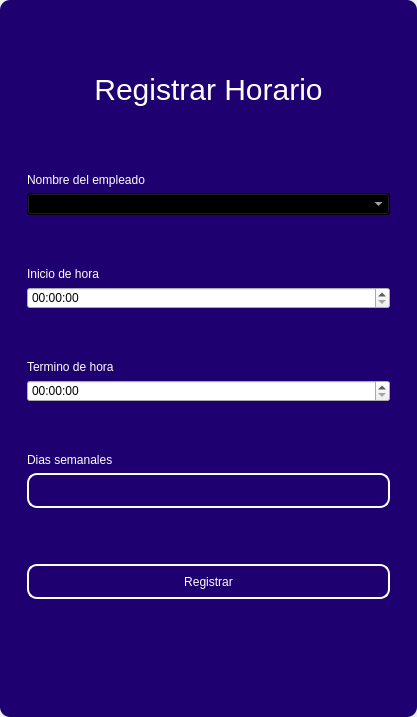
<?xml version="1.0" encoding="UTF-8"?>
<ui version="4.0">
 <class>MainWindow</class>
 <widget class="QMainWindow" name="MainWindow">
  <property name="geometry">
   <rect>
    <x>0</x>
    <y>0</y>
    <width>417</width>
    <height>717</height>
   </rect>
  </property>
  <property name="windowTitle">
   <string>MainWindow</string>
  </property>
  <property name="styleSheet">
   <string notr="true"/>
  </property>
  <widget class="QWidget" name="centralwidget">
   <property name="styleSheet">
    <string notr="true"/>
   </property>
   <layout class="QVBoxLayout" name="verticalLayout">
    <property name="spacing">
     <number>0</number>
    </property>
    <property name="leftMargin">
     <number>0</number>
    </property>
    <property name="topMargin">
     <number>0</number>
    </property>
    <property name="rightMargin">
     <number>0</number>
    </property>
    <property name="bottomMargin">
     <number>0</number>
    </property>
    <item>
     <widget class="QFrame" name="frame">
      <property name="enabled">
       <bool>true</bool>
      </property>
      <property name="styleSheet">
       <string notr="true">QFrame {
	border-radius:10px;
	background-color:#1E0070;
 }
</string>
      </property>
      <property name="frameShape">
       <enum>QFrame::StyledPanel</enum>
      </property>
      <property name="frameShadow">
       <enum>QFrame::Raised</enum>
      </property>
      <layout class="QVBoxLayout" name="verticalLayout_2">
       <item>
        <widget class="QFrame" name="frame_superior">
         <property name="minimumSize">
          <size>
           <width>0</width>
           <height>40</height>
          </size>
         </property>
         <property name="maximumSize">
          <size>
           <width>16777215</width>
           <height>40</height>
          </size>
         </property>
         <property name="styleSheet">
          <string notr="true">QPushButton{
border-radius:18px;
}

QPushButton:hover{
	background-color: rgb(0, 0, 0);
}
</string>
         </property>
         <property name="frameShape">
          <enum>QFrame::StyledPanel</enum>
         </property>
         <property name="frameShadow">
          <enum>QFrame::Raised</enum>
         </property>
         <layout class="QHBoxLayout" name="horizontalLayout_3">
          <property name="spacing">
           <number>4</number>
          </property>
          <property name="leftMargin">
           <number>0</number>
          </property>
          <property name="topMargin">
           <number>0</number>
          </property>
          <property name="rightMargin">
           <number>0</number>
          </property>
          <property name="bottomMargin">
           <number>0</number>
          </property>
          <item>
           <widget class="QPushButton" name="btn_icon">
            <property name="text">
             <string/>
            </property>
            <property name="iconSize">
             <size>
              <width>40</width>
              <height>40</height>
             </size>
            </property>
           </widget>
          </item>
          <item>
           <spacer name="horizontalSpacer_2">
            <property name="orientation">
             <enum>Qt::Horizontal</enum>
            </property>
            <property name="sizeHint" stdset="0">
             <size>
              <width>443</width>
              <height>20</height>
             </size>
            </property>
           </spacer>
          </item>
          <item>
           <widget class="QPushButton" name="bt_minimizar">
            <property name="minimumSize">
             <size>
              <width>38</width>
              <height>38</height>
             </size>
            </property>
            <property name="maximumSize">
             <size>
              <width>38</width>
              <height>38</height>
             </size>
            </property>
            <property name="cursor">
             <cursorShape>PointingHandCursor</cursorShape>
            </property>
            <property name="text">
             <string/>
            </property>
            <property name="icon">
             <iconset>
              <normaloff>image/minus.svg</normaloff>image/minus.svg</iconset>
            </property>
            <property name="iconSize">
             <size>
              <width>38</width>
              <height>38</height>
             </size>
            </property>
           </widget>
          </item>
          <item>
           <widget class="QPushButton" name="bt_maximizar">
            <property name="minimumSize">
             <size>
              <width>38</width>
              <height>38</height>
             </size>
            </property>
            <property name="maximumSize">
             <size>
              <width>38</width>
              <height>38</height>
             </size>
            </property>
            <property name="cursor">
             <cursorShape>PointingHandCursor</cursorShape>
            </property>
            <property name="text">
             <string/>
            </property>
            <property name="icon">
             <iconset>
              <normaloff>image/chevron-up.svg</normaloff>image/chevron-up.svg</iconset>
            </property>
            <property name="iconSize">
             <size>
              <width>38</width>
              <height>38</height>
             </size>
            </property>
           </widget>
          </item>
          <item>
           <widget class="QPushButton" name="bt_restaurar">
            <property name="minimumSize">
             <size>
              <width>38</width>
              <height>38</height>
             </size>
            </property>
            <property name="maximumSize">
             <size>
              <width>38</width>
              <height>38</height>
             </size>
            </property>
            <property name="cursor">
             <cursorShape>PointingHandCursor</cursorShape>
            </property>
            <property name="text">
             <string/>
            </property>
            <property name="icon">
             <iconset>
              <normaloff>image/chevron-down.svg</normaloff>image/chevron-down.svg</iconset>
            </property>
            <property name="iconSize">
             <size>
              <width>38</width>
              <height>38</height>
             </size>
            </property>
           </widget>
          </item>
          <item>
           <widget class="QPushButton" name="bt_cerrar">
            <property name="minimumSize">
             <size>
              <width>38</width>
              <height>38</height>
             </size>
            </property>
            <property name="maximumSize">
             <size>
              <width>38</width>
              <height>38</height>
             </size>
            </property>
            <property name="cursor">
             <cursorShape>PointingHandCursor</cursorShape>
            </property>
            <property name="text">
             <string/>
            </property>
            <property name="icon">
             <iconset>
              <normaloff>image/x.svg</normaloff>image/x.svg</iconset>
            </property>
            <property name="iconSize">
             <size>
              <width>38</width>
              <height>38</height>
             </size>
            </property>
           </widget>
          </item>
         </layout>
        </widget>
       </item>
       <item>
        <widget class="QFrame" name="frame_3">
         <property name="styleSheet">
          <string notr="true">QLabel {
	color: rgb(255, 255, 254);
	font: 12pt &quot;Arial&quot;;
	background-color: rgba(0, 0, 0,0);
}

QTextEdit{
background-color: rgba(0, 0, 0,0);
border-radius:10px; 
font: 12pt &quot;Arial&quot;;
color: rgb(255, 255, 254);
border: 2px solid  rgb(255, 255, 255);

}

QTextEdit:hover{
background-color: rgba(0, 0, 0,0);
border-radius:10px; 
font: 12pt &quot;Arial&quot;;
border: 2px solid  rgb(120, 0, 171);
}

QTextEdit:focus{
background-color: rgb(0, 0, 0);
border-radius:10px; 
font: 12pt &quot;Arial&quot;;
border: 2px solid rgb(120, 0, 171);
}

QLineEdit{
background-color: rgba(0, 0, 0,0);
border-radius:10px; 
font: 12pt &quot;Arial&quot;;
color: rgb(255, 255, 254);
border: 2px solid  rgb(255, 255, 255);

}

QLineEdit:hover{
background-color: rgba(0, 0, 0,0);
border-radius:10px; 
font: 12pt &quot;Arial&quot;;
border: 2px solid  rgb(120, 0, 171);
}

QLineEdit:focus{
background-color: rgb(0, 0, 0);
border-radius:10px; 
font: 12pt &quot;Arial&quot;;
border: 2px solid rgb(120, 0, 171);
}

QCheckBox{
	font: 12pt &quot;Arial&quot;;
	color: rgb(255, 255, 255);
}

QCheckBox::indicator {
    width: 18px;
    height:18px;
}

QCheckBox::indicator:unchecked {
   background-image: url(image/square.svg);
}

QCheckBox::indicator:checked {
   background-image: url(image/check-square.svg);
}

QPushButton{
border-radius:10px; 
font: 12pt &quot;Arial&quot;;
color: rgb(255, 255, 254);
border: 2px solid #ffffff;
}

QPushButton:hover{
border-radius:10px; 
font: 12pt &quot;Arial&quot;;
color: rgb(255, 255, 255);
border: 2px solid rgb(120, 0, 171);
	background-color: rgb(120, 0, 171);
}
</string>
         </property>
         <property name="frameShape">
          <enum>QFrame::StyledPanel</enum>
         </property>
         <property name="frameShadow">
          <enum>QFrame::Raised</enum>
         </property>
         <layout class="QHBoxLayout" name="horizontalLayout_4">
          <item>
           <layout class="QVBoxLayout" name="verticalLayout_4">
            <property name="spacing">
             <number>5</number>
            </property>
            <property name="rightMargin">
             <number>0</number>
            </property>
            <property name="bottomMargin">
             <number>0</number>
            </property>
            <item>
             <widget class="QLabel" name="label_3">
              <property name="minimumSize">
               <size>
                <width>100</width>
                <height>50</height>
               </size>
              </property>
              <property name="styleSheet">
               <string notr="true">font-size: 30px;
color: rgb(255, 255, 255);</string>
              </property>
              <property name="text">
               <string>Registrar Horario</string>
              </property>
              <property name="alignment">
               <set>Qt::AlignCenter</set>
              </property>
             </widget>
            </item>
            <item>
             <widget class="QFrame" name="frame_4">
              <property name="maximumSize">
               <size>
                <width>400</width>
                <height>700</height>
               </size>
              </property>
              <property name="styleSheet">
               <string notr="true">QLabel {
	color: rgb(255, 255, 254);
	font: 12pt &quot;Arial&quot;;
	background-color: rgba(0, 0, 0,0);
}

QTextEdit{
background-color: rgba(0, 0, 0,0);
border-radius:10px; 
font: 12pt &quot;Arial&quot;;
color: rgb(255, 255, 254);
border: 2px solid  rgb(255, 255, 255);

}

QTextEdit:hover{
background-color: rgba(0, 0, 0,0);
border-radius:10px; 
font: 12pt &quot;Arial&quot;;
border: 2px solid  rgb(120, 0, 171);
}

QTextEdit:focus{
background-color: rgb(0, 0, 0);
border-radius:10px; 
font: 12pt &quot;Arial&quot;;
border: 2px solid rgb(120, 0, 171);
}

QLineEdit{
background-color: rgba(0, 0, 0,0);
border-radius:10px; 
font: 12pt &quot;Arial&quot;;
color: rgb(255, 255, 254);
border: 2px solid  rgb(255, 255, 255);

}

QLineEdit:hover{
background-color: rgba(0, 0, 0,0);
border-radius:10px; 
font: 12pt &quot;Arial&quot;;
border: 2px solid  rgb(120, 0, 171);
}

QLineEdit:focus{
background-color: rgb(0, 0, 0);
border-radius:10px; 
font: 12pt &quot;Arial&quot;;
border: 2px solid rgb(120, 0, 171);
}

QCheckBox{
	font: 12pt &quot;Arial&quot;;
	color: rgb(255, 255, 255);
}

QCheckBox::indicator {
    width: 18px;
    height:18px;
}

QCheckBox::indicator:unchecked {
   background-image: url(image/square.svg);
}

QCheckBox::indicator:checked {
   background-image: url(image/check-square.svg);
}

QPushButton{
border-radius:10px; 
font: 12pt &quot;Arial&quot;;
color: rgb(255, 255, 254);
border: 2px solid #ffffff;
}

QPushButton:hover{
border-radius:10px; 
font: 12pt &quot;Arial&quot;;
color: rgb(255, 255, 255);
border: 2px solid rgb(120, 0, 171);
	background-color: rgb(120, 0, 171);
}
</string>
              </property>
              <property name="frameShape">
               <enum>QFrame::StyledPanel</enum>
              </property>
              <property name="frameShadow">
               <enum>QFrame::Raised</enum>
              </property>
              <layout class="QVBoxLayout" name="verticalLayout_3">
               <property name="leftMargin">
                <number>9</number>
               </property>
               <property name="topMargin">
                <number>9</number>
               </property>
               <property name="rightMargin">
                <number>9</number>
               </property>
               <property name="bottomMargin">
                <number>9</number>
               </property>
               <item>
                <spacer name="verticalSpacer_3">
                 <property name="orientation">
                  <enum>Qt::Vertical</enum>
                 </property>
                 <property name="sizeHint" stdset="0">
                  <size>
                   <width>20</width>
                   <height>40</height>
                  </size>
                 </property>
                </spacer>
               </item>
               <item>
                <widget class="QLabel" name="label_4">
                 <property name="text">
                  <string>Nombre del empleado</string>
                 </property>
                </widget>
               </item>
               <item>
                <widget class="QComboBox" name="employee_combobox">
                 <property name="styleSheet">
                  <string notr="true">background-color: rgb(0, 0, 0);
color: rgb(255, 255, 255);</string>
                 </property>
                </widget>
               </item>
               <item>
                <spacer name="verticalSpacer_10">
                 <property name="orientation">
                  <enum>Qt::Vertical</enum>
                 </property>
                 <property name="sizeHint" stdset="0">
                  <size>
                   <width>20</width>
                   <height>40</height>
                  </size>
                 </property>
                </spacer>
               </item>
               <item>
                <widget class="QLabel" name="label_5">
                 <property name="text">
                  <string>Inicio de hora</string>
                 </property>
                </widget>
               </item>
               <item>
                <widget class="QTimeEdit" name="start_time_timeedit"/>
               </item>
               <item>
                <spacer name="verticalSpacer_4">
                 <property name="orientation">
                  <enum>Qt::Vertical</enum>
                 </property>
                 <property name="sizeHint" stdset="0">
                  <size>
                   <width>20</width>
                   <height>40</height>
                  </size>
                 </property>
                </spacer>
               </item>
               <item>
                <widget class="QLabel" name="label">
                 <property name="text">
                  <string>Termino de hora</string>
                 </property>
                </widget>
               </item>
               <item>
                <widget class="QTimeEdit" name="end_time_timeedit"/>
               </item>
               <item>
                <spacer name="verticalSpacer_5">
                 <property name="orientation">
                  <enum>Qt::Vertical</enum>
                 </property>
                 <property name="sizeHint" stdset="0">
                  <size>
                   <width>20</width>
                   <height>40</height>
                  </size>
                 </property>
                </spacer>
               </item>
               <item>
                <widget class="QLabel" name="label_2">
                 <property name="text">
                  <string>Dias semanales</string>
                 </property>
                </widget>
               </item>
               <item>
                <widget class="QLineEdit" name="horarytxt">
                 <property name="minimumSize">
                  <size>
                   <width>0</width>
                   <height>35</height>
                  </size>
                 </property>
                </widget>
               </item>
               <item>
                <spacer name="verticalSpacer_9">
                 <property name="orientation">
                  <enum>Qt::Vertical</enum>
                 </property>
                 <property name="sizeHint" stdset="0">
                  <size>
                   <width>20</width>
                   <height>50</height>
                  </size>
                 </property>
                </spacer>
               </item>
               <item>
                <widget class="QPushButton" name="btn_add">
                 <property name="minimumSize">
                  <size>
                   <width>0</width>
                   <height>35</height>
                  </size>
                 </property>
                 <property name="cursor">
                  <cursorShape>PointingHandCursor</cursorShape>
                 </property>
                 <property name="text">
                  <string>Registrar</string>
                 </property>
                </widget>
               </item>
               <item>
                <spacer name="verticalSpacer_7">
                 <property name="orientation">
                  <enum>Qt::Vertical</enum>
                 </property>
                 <property name="sizeHint" stdset="0">
                  <size>
                   <width>20</width>
                   <height>40</height>
                  </size>
                 </property>
                </spacer>
               </item>
               <item>
                <spacer name="verticalSpacer_8">
                 <property name="orientation">
                  <enum>Qt::Vertical</enum>
                 </property>
                 <property name="sizeHint" stdset="0">
                  <size>
                   <width>20</width>
                   <height>40</height>
                  </size>
                 </property>
                </spacer>
               </item>
              </layout>
             </widget>
            </item>
           </layout>
          </item>
         </layout>
        </widget>
       </item>
      </layout>
     </widget>
    </item>
   </layout>
  </widget>
 </widget>
 <resources/>
 <connections/>
</ui>
